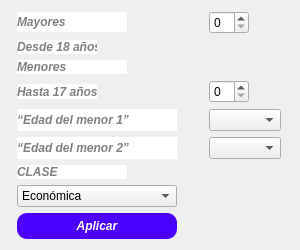
<?xml version="1.0" encoding="UTF-8"?>
<ui version="4.0">
 <class>VentanaPasajeros</class>
 <widget class="QDialog" name="VentanaPasajeros">
  <property name="geometry">
   <rect>
    <x>0</x>
    <y>0</y>
    <width>300</width>
    <height>250</height>
   </rect>
  </property>
  <property name="minimumSize">
   <size>
    <width>300</width>
    <height>250</height>
   </size>
  </property>
  <property name="maximumSize">
   <size>
    <width>550</width>
    <height>250</height>
   </size>
  </property>
  <property name="windowTitle">
   <string>Dialog</string>
  </property>
  <layout class="QGridLayout" name="gridLayout">
   <item row="3" column="2">
    <widget class="QSpinBox" name="spinMenores">
     <property name="maximumSize">
      <size>
       <width>40</width>
       <height>16777215</height>
      </size>
     </property>
    </widget>
   </item>
   <item row="6" column="0">
    <widget class="QLabel" name="lb_clase">
     <property name="maximumSize">
      <size>
       <width>110</width>
       <height>15</height>
      </size>
     </property>
     <property name="font">
      <font>
       <weight>75</weight>
       <italic>true</italic>
       <bold>true</bold>
      </font>
     </property>
     <property name="styleSheet">
      <string notr="true">QLabel {
    color: #6e6e6e;
    background-color: white;
    border: none;
    font-weight: bold;
    font-style: italic;
color: gray;

}
</string>
     </property>
     <property name="text">
      <string>CLASE</string>
     </property>
    </widget>
   </item>
   <item row="3" column="0">
    <widget class="QLabel" name="mnredad">
     <property name="maximumSize">
      <size>
       <width>80</width>
       <height>15</height>
      </size>
     </property>
     <property name="styleSheet">
      <string notr="true">QLabel {
    color: #6e6e6e;
    background-color: white;
    border: none;
    font-weight: bold;
    font-style: italic;
color: gray;

}</string>
     </property>
     <property name="text">
      <string>Hasta 17 años</string>
     </property>
    </widget>
   </item>
   <item row="7" column="0">
    <widget class="QComboBox" name="comboClase">
     <item>
      <property name="text">
       <string>Económica</string>
      </property>
     </item>
     <item>
      <property name="text">
       <string>Premium Primera Clase</string>
      </property>
     </item>
     <item>
      <property name="text">
       <string>Premium Economy</string>
      </property>
     </item>
     <item>
      <property name="text">
       <string>Ejecutiva/Business</string>
      </property>
     </item>
     <item>
      <property name="text">
       <string>Primera Clase</string>
      </property>
     </item>
     <item>
      <property name="text">
       <string>Premium Business</string>
      </property>
     </item>
    </widget>
   </item>
   <item row="0" column="2">
    <widget class="QSpinBox" name="spinMayores">
     <property name="maximumSize">
      <size>
       <width>40</width>
       <height>16777215</height>
      </size>
     </property>
    </widget>
   </item>
   <item row="9" column="0">
    <widget class="QPushButton" name="btnAplicar">
     <property name="maximumSize">
      <size>
       <width>250</width>
       <height>16777215</height>
      </size>
     </property>
     <property name="styleSheet">
      <string notr="true">QPushButton {
    color: #6e6e6e;
    background-color: white;
    border: none;
    font-weight: bold;
    font-style: italic;
color: gray;
}
QPushButton {
    background-color: #4B00FF;   /* Color violeta fuerte como Despegar */
    color: white;                /* Texto blanco */
    border-radius: 10px;         /* Bordes redondeados */
    padding: 6px 12px;           /* Espaciado interno */
    font-weight: bold;
}
QPushButton:hover {
    background-color: #3700B3;   /* Color cuando pasás el mouse */
}


</string>
     </property>
     <property name="text">
      <string>Aplicar</string>
     </property>
    </widget>
   </item>
   <item row="2" column="0">
    <widget class="QLabel" name="mnr">
     <property name="maximumSize">
      <size>
       <width>110</width>
       <height>20</height>
      </size>
     </property>
     <property name="font">
      <font>
       <weight>75</weight>
       <italic>true</italic>
       <bold>true</bold>
      </font>
     </property>
     <property name="styleSheet">
      <string notr="true">QLabel {
    color: #6e6e6e;
    background-color: white;
    border: none;
    font-weight: bold;
    font-style: italic;
color: gray;

}</string>
     </property>
     <property name="text">
      <string>Menores</string>
     </property>
    </widget>
   </item>
   <item row="4" column="0">
    <widget class="QLabel" name="lblEdadMenor1">
     <property name="styleSheet">
      <string notr="true">QLabel {
    color: #6e6e6e;
    background-color: white;
    border: none;
    font-weight: bold;
    font-style: italic;
color: gray;

}</string>
     </property>
     <property name="text">
      <string>“Edad del menor 1”</string>
     </property>
    </widget>
   </item>
   <item row="0" column="0">
    <widget class="QLabel" name="myr">
     <property name="maximumSize">
      <size>
       <width>110</width>
       <height>20</height>
      </size>
     </property>
     <property name="font">
      <font>
       <weight>75</weight>
       <italic>true</italic>
       <bold>true</bold>
      </font>
     </property>
     <property name="styleSheet">
      <string notr="true">QLabel {
    color: #6e6e6e;
    background-color: white;
    border: none;
    font-weight: bold;
    font-style: italic;
color: gray;

}</string>
     </property>
     <property name="text">
      <string>Mayores</string>
     </property>
    </widget>
   </item>
   <item row="1" column="0">
    <widget class="QLabel" name="lblmyredad">
     <property name="maximumSize">
      <size>
       <width>80</width>
       <height>15</height>
      </size>
     </property>
     <property name="styleSheet">
      <string notr="true">QLabel {
    color: #6e6e6e;
    background-color: white;
    border: none;
    font-weight: bold;
    font-style: italic;
color: gray;

}</string>
     </property>
     <property name="text">
      <string>Desde 18 años</string>
     </property>
    </widget>
   </item>
   <item row="0" column="1" rowspan="8">
    <spacer name="verticalSpacer">
     <property name="orientation">
      <enum>Qt::Vertical</enum>
     </property>
     <property name="sizeHint" stdset="0">
      <size>
       <width>20</width>
       <height>40</height>
      </size>
     </property>
    </spacer>
   </item>
   <item row="5" column="0">
    <widget class="QLabel" name="lblEdadMenor2">
     <property name="styleSheet">
      <string notr="true">QLabel {
    color: #6e6e6e;
    background-color: white;
    border: none;
    font-weight: bold;
    font-style: italic;
color: gray;

}</string>
     </property>
     <property name="text">
      <string>“Edad del menor 2”</string>
     </property>
    </widget>
   </item>
   <item row="4" column="2">
    <widget class="QComboBox" name="comboEdadMenor1"/>
   </item>
   <item row="5" column="2">
    <widget class="QComboBox" name="comboEdadMenor2"/>
   </item>
  </layout>
 </widget>
 <resources/>
 <connections/>
</ui>
